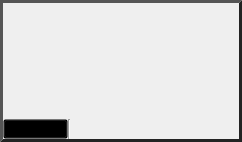
<?xml version="1.0" encoding="UTF-8"?>
<ui version="4.0">
 <class>ViewerWidget</class>
 <widget class="QWidget" name="ViewerWidget">
  <property name="geometry">
   <rect>
    <x>0</x>
    <y>0</y>
    <width>242</width>
    <height>142</height>
   </rect>
  </property>
  <property name="windowTitle">
   <string>ViewerWidget</string>
  </property>
  <property name="styleSheet">
   <string notr="true">QWidget#buttonbar_{
	background-color: qlineargradient(spread:pad, x1:0.5, y1:0, x2:0.5, y2:0.960227,
	stop:0 rgba(211, 211, 211, 255),
	stop:0.155779 rgba(228, 228, 228,255),
	stop:1 rgba(204, 204, 204, 255));
	margin: 0px;
	padding: 0px;
}

QWidget#viewer_states_holder_{
	margin: 0px;
	padding: 0px;
}

QWidget#border_{
	border-top: 3px solid rgb( 85, 85, 85 );
	border-bottom: 3px solid rgb( 35, 35, 35 );
	border-left: 3px solid rgb( 85, 85, 85 );
	border-right: 3px solid rgb( 35, 35, 35 );
}

QToolButton{
	border: 1px solid rgba( 0, 0, 0, 0 );
	margin: 0, 0, 0, 0;
	padding: 0, 0, 0, 0;
	
}

QToolButton:hover{
	background-color: rgba( 140, 140, 140, 50 );
}

QToolButton:pressed{
	border: 1px solid rgba( 100, 100, 100, 120 );
	background-color: rgba( 100, 100, 100, 200 );
}


 QComboBox {
     padding: 1px 1px 1px 1px;
     min-width: 6em;
	background-color: rgba( 0,0,0,0 );
	color: black;
 }

 QComboBox:editable {
 }

 QComboBox:!editable, QComboBox::drop-down:editable {
	background-color: qlineargradient(x1: 0, y1: 0, x2: 0, y2: 1,
                                  stop: 0 #E1E1E1, stop: 0.4 #DDDDDD,
                                  stop: 0.5 #D8D8D8, stop: 1.0 #D3D3D3);
 }

 /* QComboBox gets the &quot;on&quot; state when the popup is open */
 QComboBox:!editable:on, QComboBox::drop-down:editable:on {
     background: qlineargradient(x1: 0, y1: 0, x2: 0, y2: 1,
                                 stop: 0 #D3D3D3, stop: 0.4 #D8D8D8,
                                 stop: 0.5 #DDDDDD, stop: 1.0 #E1E1E1);
 }

 QComboBox:on { /* shift the text when the popup opens */
 }

 QComboBox::drop-down {
     subcontrol-origin: padding;
     subcontrol-position: top right;
     width: 16px;
     border-top-right-radius: 3px;
     border-bottom-right-radius: 3px;
 }

 QComboBox::down-arrow {
     image: url(&quot;:/Images/Arrow.png&quot;);
 }

 QComboBox::down-arrow:on { /* shift the arrow when popup is open */
     top: 0px;
     left: 0px;
 }
QComboBox::icon{
	border: 1px solid rgba( 0, 0, 0, 0 );
}


</string>
  </property>
  <layout class="QHBoxLayout" name="horizontalLayout_3">
   <property name="spacing">
    <number>0</number>
   </property>
   <property name="margin">
    <number>0</number>
   </property>
   <item>
    <widget class="QWidget" name="border_" native="true">
     <layout class="QVBoxLayout" name="verticalLayout">
      <property name="spacing">
       <number>0</number>
      </property>
      <property name="margin">
       <number>3</number>
      </property>
      <item>
       <widget class="QWidget" name="viewer_slot_" native="true">
        <property name="sizePolicy">
         <sizepolicy hsizetype="Preferred" vsizetype="MinimumExpanding">
          <horstretch>0</horstretch>
          <verstretch>0</verstretch>
         </sizepolicy>
        </property>
        <layout class="QHBoxLayout" name="viewer_layout_">
         <property name="spacing">
          <number>0</number>
         </property>
         <property name="margin">
          <number>0</number>
         </property>
        </layout>
       </widget>
      </item>
      <item>
       <widget class="QWidget" name="buttonbar_" native="true">
        <property name="sizePolicy">
         <sizepolicy hsizetype="Preferred" vsizetype="Fixed">
          <horstretch>0</horstretch>
          <verstretch>0</verstretch>
         </sizepolicy>
        </property>
        <property name="minimumSize">
         <size>
          <width>0</width>
          <height>20</height>
         </size>
        </property>
        <property name="maximumSize">
         <size>
          <width>16777215</width>
          <height>16777215</height>
         </size>
        </property>
        <layout class="QHBoxLayout" name="button_layout_">
         <property name="spacing">
          <number>0</number>
         </property>
         <property name="margin">
          <number>0</number>
         </property>
         <item>
          <widget class="QWidget" name="viewer_states_holder_" native="true">
           <property name="sizePolicy">
            <sizepolicy hsizetype="Fixed" vsizetype="Fixed">
             <horstretch>0</horstretch>
             <verstretch>0</verstretch>
            </sizepolicy>
           </property>
           <property name="minimumSize">
            <size>
             <width>0</width>
             <height>20</height>
            </size>
           </property>
           <property name="maximumSize">
            <size>
             <width>92</width>
             <height>20</height>
            </size>
           </property>
           <layout class="QHBoxLayout" name="horizontalLayout">
            <property name="spacing">
             <number>0</number>
            </property>
            <property name="margin">
             <number>0</number>
            </property>
            <item>
             <widget class="QComboBox" name="viewer_states_">
              <property name="sizePolicy">
               <sizepolicy hsizetype="Fixed" vsizetype="Fixed">
                <horstretch>0</horstretch>
                <verstretch>0</verstretch>
               </sizepolicy>
              </property>
              <property name="palette">
               <palette>
                <active>
                 <colorrole role="WindowText">
                  <brush brushstyle="SolidPattern">
                   <color alpha="255">
                    <red>0</red>
                    <green>0</green>
                    <blue>0</blue>
                   </color>
                  </brush>
                 </colorrole>
                 <colorrole role="Button">
                  <brush brushstyle="SolidPattern">
                   <color alpha="0">
                    <red>0</red>
                    <green>0</green>
                    <blue>0</blue>
                   </color>
                  </brush>
                 </colorrole>
                 <colorrole role="Text">
                  <brush brushstyle="SolidPattern">
                   <color alpha="255">
                    <red>0</red>
                    <green>0</green>
                    <blue>0</blue>
                   </color>
                  </brush>
                 </colorrole>
                 <colorrole role="ButtonText">
                  <brush brushstyle="SolidPattern">
                   <color alpha="255">
                    <red>0</red>
                    <green>0</green>
                    <blue>0</blue>
                   </color>
                  </brush>
                 </colorrole>
                 <colorrole role="Base">
                  <brush brushstyle="SolidPattern">
                   <color alpha="0">
                    <red>0</red>
                    <green>0</green>
                    <blue>0</blue>
                   </color>
                  </brush>
                 </colorrole>
                 <colorrole role="Window">
                  <brush brushstyle="SolidPattern">
                   <color alpha="0">
                    <red>0</red>
                    <green>0</green>
                    <blue>0</blue>
                   </color>
                  </brush>
                 </colorrole>
                 <colorrole role="Highlight">
                  <brush brushstyle="SolidPattern">
                   <color alpha="0">
                    <red>181</red>
                    <green>213</green>
                    <blue>255</blue>
                   </color>
                  </brush>
                 </colorrole>
                </active>
                <inactive>
                 <colorrole role="WindowText">
                  <brush brushstyle="SolidPattern">
                   <color alpha="255">
                    <red>0</red>
                    <green>0</green>
                    <blue>0</blue>
                   </color>
                  </brush>
                 </colorrole>
                 <colorrole role="Button">
                  <brush brushstyle="LinearGradientPattern">
                   <gradient startx="0.000000000000000" starty="0.000000000000000" endx="0.000000000000000" endy="1.000000000000000" type="LinearGradient" spread="PadSpread" coordinatemode="ObjectBoundingMode">
                    <gradientstop position="0.000000000000000">
                     <color alpha="255">
                      <red>225</red>
                      <green>225</green>
                      <blue>225</blue>
                     </color>
                    </gradientstop>
                    <gradientstop position="0.400000000000000">
                     <color alpha="255">
                      <red>221</red>
                      <green>221</green>
                      <blue>221</blue>
                     </color>
                    </gradientstop>
                    <gradientstop position="0.500000000000000">
                     <color alpha="255">
                      <red>216</red>
                      <green>216</green>
                      <blue>216</blue>
                     </color>
                    </gradientstop>
                    <gradientstop position="1.000000000000000">
                     <color alpha="255">
                      <red>211</red>
                      <green>211</green>
                      <blue>211</blue>
                     </color>
                    </gradientstop>
                   </gradient>
                  </brush>
                 </colorrole>
                 <colorrole role="Text">
                  <brush brushstyle="SolidPattern">
                   <color alpha="255">
                    <red>0</red>
                    <green>0</green>
                    <blue>0</blue>
                   </color>
                  </brush>
                 </colorrole>
                 <colorrole role="ButtonText">
                  <brush brushstyle="SolidPattern">
                   <color alpha="255">
                    <red>0</red>
                    <green>0</green>
                    <blue>0</blue>
                   </color>
                  </brush>
                 </colorrole>
                 <colorrole role="Base">
                  <brush brushstyle="LinearGradientPattern">
                   <gradient startx="0.000000000000000" starty="0.000000000000000" endx="0.000000000000000" endy="1.000000000000000" type="LinearGradient" spread="PadSpread" coordinatemode="ObjectBoundingMode">
                    <gradientstop position="0.000000000000000">
                     <color alpha="255">
                      <red>225</red>
                      <green>225</green>
                      <blue>225</blue>
                     </color>
                    </gradientstop>
                    <gradientstop position="0.400000000000000">
                     <color alpha="255">
                      <red>221</red>
                      <green>221</green>
                      <blue>221</blue>
                     </color>
                    </gradientstop>
                    <gradientstop position="0.500000000000000">
                     <color alpha="255">
                      <red>216</red>
                      <green>216</green>
                      <blue>216</blue>
                     </color>
                    </gradientstop>
                    <gradientstop position="1.000000000000000">
                     <color alpha="255">
                      <red>211</red>
                      <green>211</green>
                      <blue>211</blue>
                     </color>
                    </gradientstop>
                   </gradient>
                  </brush>
                 </colorrole>
                 <colorrole role="Window">
                  <brush brushstyle="LinearGradientPattern">
                   <gradient startx="0.000000000000000" starty="0.000000000000000" endx="0.000000000000000" endy="1.000000000000000" type="LinearGradient" spread="PadSpread" coordinatemode="ObjectBoundingMode">
                    <gradientstop position="0.000000000000000">
                     <color alpha="255">
                      <red>225</red>
                      <green>225</green>
                      <blue>225</blue>
                     </color>
                    </gradientstop>
                    <gradientstop position="0.400000000000000">
                     <color alpha="255">
                      <red>221</red>
                      <green>221</green>
                      <blue>221</blue>
                     </color>
                    </gradientstop>
                    <gradientstop position="0.500000000000000">
                     <color alpha="255">
                      <red>216</red>
                      <green>216</green>
                      <blue>216</blue>
                     </color>
                    </gradientstop>
                    <gradientstop position="1.000000000000000">
                     <color alpha="255">
                      <red>211</red>
                      <green>211</green>
                      <blue>211</blue>
                     </color>
                    </gradientstop>
                   </gradient>
                  </brush>
                 </colorrole>
                 <colorrole role="Highlight">
                  <brush brushstyle="SolidPattern">
                   <color alpha="0">
                    <red>181</red>
                    <green>213</green>
                    <blue>255</blue>
                   </color>
                  </brush>
                 </colorrole>
                </inactive>
                <disabled>
                 <colorrole role="WindowText">
                  <brush brushstyle="SolidPattern">
                   <color alpha="255">
                    <red>0</red>
                    <green>0</green>
                    <blue>0</blue>
                   </color>
                  </brush>
                 </colorrole>
                 <colorrole role="Button">
                  <brush brushstyle="LinearGradientPattern">
                   <gradient startx="0.000000000000000" starty="0.000000000000000" endx="0.000000000000000" endy="1.000000000000000" type="LinearGradient" spread="PadSpread" coordinatemode="ObjectBoundingMode">
                    <gradientstop position="0.000000000000000">
                     <color alpha="255">
                      <red>225</red>
                      <green>225</green>
                      <blue>225</blue>
                     </color>
                    </gradientstop>
                    <gradientstop position="0.400000000000000">
                     <color alpha="255">
                      <red>221</red>
                      <green>221</green>
                      <blue>221</blue>
                     </color>
                    </gradientstop>
                    <gradientstop position="0.500000000000000">
                     <color alpha="255">
                      <red>216</red>
                      <green>216</green>
                      <blue>216</blue>
                     </color>
                    </gradientstop>
                    <gradientstop position="1.000000000000000">
                     <color alpha="255">
                      <red>211</red>
                      <green>211</green>
                      <blue>211</blue>
                     </color>
                    </gradientstop>
                   </gradient>
                  </brush>
                 </colorrole>
                 <colorrole role="Text">
                  <brush brushstyle="SolidPattern">
                   <color alpha="255">
                    <red>0</red>
                    <green>0</green>
                    <blue>0</blue>
                   </color>
                  </brush>
                 </colorrole>
                 <colorrole role="ButtonText">
                  <brush brushstyle="SolidPattern">
                   <color alpha="255">
                    <red>0</red>
                    <green>0</green>
                    <blue>0</blue>
                   </color>
                  </brush>
                 </colorrole>
                 <colorrole role="Base">
                  <brush brushstyle="LinearGradientPattern">
                   <gradient startx="0.000000000000000" starty="0.000000000000000" endx="0.000000000000000" endy="1.000000000000000" type="LinearGradient" spread="PadSpread" coordinatemode="ObjectBoundingMode">
                    <gradientstop position="0.000000000000000">
                     <color alpha="255">
                      <red>225</red>
                      <green>225</green>
                      <blue>225</blue>
                     </color>
                    </gradientstop>
                    <gradientstop position="0.400000000000000">
                     <color alpha="255">
                      <red>221</red>
                      <green>221</green>
                      <blue>221</blue>
                     </color>
                    </gradientstop>
                    <gradientstop position="0.500000000000000">
                     <color alpha="255">
                      <red>216</red>
                      <green>216</green>
                      <blue>216</blue>
                     </color>
                    </gradientstop>
                    <gradientstop position="1.000000000000000">
                     <color alpha="255">
                      <red>211</red>
                      <green>211</green>
                      <blue>211</blue>
                     </color>
                    </gradientstop>
                   </gradient>
                  </brush>
                 </colorrole>
                 <colorrole role="Window">
                  <brush brushstyle="LinearGradientPattern">
                   <gradient startx="0.000000000000000" starty="0.000000000000000" endx="0.000000000000000" endy="1.000000000000000" type="LinearGradient" spread="PadSpread" coordinatemode="ObjectBoundingMode">
                    <gradientstop position="0.000000000000000">
                     <color alpha="255">
                      <red>225</red>
                      <green>225</green>
                      <blue>225</blue>
                     </color>
                    </gradientstop>
                    <gradientstop position="0.400000000000000">
                     <color alpha="255">
                      <red>221</red>
                      <green>221</green>
                      <blue>221</blue>
                     </color>
                    </gradientstop>
                    <gradientstop position="0.500000000000000">
                     <color alpha="255">
                      <red>216</red>
                      <green>216</green>
                      <blue>216</blue>
                     </color>
                    </gradientstop>
                    <gradientstop position="1.000000000000000">
                     <color alpha="255">
                      <red>211</red>
                      <green>211</green>
                      <blue>211</blue>
                     </color>
                    </gradientstop>
                   </gradient>
                  </brush>
                 </colorrole>
                 <colorrole role="Highlight">
                  <brush brushstyle="SolidPattern">
                   <color alpha="255">
                    <red>208</red>
                    <green>208</green>
                    <blue>208</blue>
                   </color>
                  </brush>
                 </colorrole>
                </disabled>
               </palette>
              </property>
              <property name="currentIndex">
               <number>0</number>
              </property>
              <property name="sizeAdjustPolicy">
               <enum>QComboBox::AdjustToContents</enum>
              </property>
              <property name="iconSize">
               <size>
                <width>16</width>
                <height>16</height>
               </size>
              </property>
              <property name="frame">
               <bool>false</bool>
              </property>
              <item>
               <property name="text">
                <string notr="true">Sagittal</string>
               </property>
               <property name="icon">
                <iconset resource="Resources/AppInterface.qrc">
                 <normaloff>:/Images/XviewOff.png</normaloff>
                 <normalon>:/Images/Xview.png</normalon>
                 <disabledoff>:/Images/Xview.png</disabledoff>
                 <activeoff>:/Images/Xview.png</activeoff>
                 <selectedoff>:/Images/Xview.png</selectedoff>:/Images/XviewOff.png</iconset>
               </property>
              </item>
              <item>
               <property name="text">
                <string notr="true">Axial</string>
               </property>
               <property name="icon">
                <iconset resource="Resources/AppInterface.qrc">
                 <normaloff>:/Images/ZviewOff.png</normaloff>
                 <normalon>:/Images/Zview.png</normalon>:/Images/ZviewOff.png</iconset>
               </property>
              </item>
              <item>
               <property name="text">
                <string notr="true">Coronal</string>
               </property>
               <property name="icon">
                <iconset resource="Resources/AppInterface.qrc">
                 <normaloff>:/Images/YviewOff.png</normaloff>
                 <normalon>:/Images/Yview.png</normalon>:/Images/YviewOff.png</iconset>
               </property>
              </item>
              <item>
               <property name="text">
                <string notr="true">Volume</string>
               </property>
               <property name="icon">
                <iconset resource="Resources/AppInterface.qrc">
                 <normaloff>:/Images/VviewOff.png</normaloff>
                 <normalon>:/Images/Vview.png</normalon>:/Images/VviewOff.png</iconset>
               </property>
              </item>
             </widget>
            </item>
           </layout>
          </widget>
         </item>
         <item>
          <widget class="Line" name="line">
           <property name="orientation">
            <enum>Qt::Vertical</enum>
           </property>
          </widget>
         </item>
         <item>
          <widget class="QToolButton" name="auto_view_button_">
           <property name="minimumSize">
            <size>
             <width>20</width>
             <height>20</height>
            </size>
           </property>
           <property name="maximumSize">
            <size>
             <width>20</width>
             <height>20</height>
            </size>
           </property>
           <property name="text">
            <string/>
           </property>
           <property name="icon">
            <iconset resource="Resources/AppInterface.qrc">
             <normaloff>:/Images/AutoViewOff.png</normaloff>
             <normalon>:/Images/AutoView.png</normalon>:/Images/AutoViewOff.png</iconset>
           </property>
           <property name="checkable">
            <bool>false</bool>
           </property>
          </widget>
         </item>
         <item>
          <widget class="QToolButton" name="lock_button_">
           <property name="sizePolicy">
            <sizepolicy hsizetype="Fixed" vsizetype="Fixed">
             <horstretch>0</horstretch>
             <verstretch>0</verstretch>
            </sizepolicy>
           </property>
           <property name="minimumSize">
            <size>
             <width>20</width>
             <height>20</height>
            </size>
           </property>
           <property name="maximumSize">
            <size>
             <width>20</width>
             <height>20</height>
            </size>
           </property>
           <property name="icon">
            <iconset resource="Resources/AppInterface.qrc">
             <normaloff>:/Images/LockOff.png</normaloff>
             <normalon>:/Images/Lock.png</normalon>:/Images/LockOff.png</iconset>
           </property>
           <property name="checkable">
            <bool>true</bool>
           </property>
          </widget>
         </item>
         <item>
          <widget class="QToolButton" name="grid_button_">
           <property name="minimumSize">
            <size>
             <width>20</width>
             <height>20</height>
            </size>
           </property>
           <property name="maximumSize">
            <size>
             <width>20</width>
             <height>20</height>
            </size>
           </property>
           <property name="icon">
            <iconset resource="Resources/AppInterface.qrc">
             <normaloff>:/Images/GridOff.png</normaloff>
             <normalon>:/Images/Grid.png</normalon>:/Images/GridOff.png</iconset>
           </property>
           <property name="checkable">
            <bool>true</bool>
           </property>
          </widget>
         </item>
         <item>
          <widget class="QToolButton" name="slice_visible_button_">
           <property name="minimumSize">
            <size>
             <width>20</width>
             <height>20</height>
            </size>
           </property>
           <property name="maximumSize">
            <size>
             <width>20</width>
             <height>20</height>
            </size>
           </property>
           <property name="icon">
            <iconset resource="Resources/AppInterface.qrc">
             <normaloff>:/Images/VisibleOff.png</normaloff>
             <normalon>:/Images/Visible.png</normalon>:/Images/VisibleOff.png</iconset>
           </property>
           <property name="checkable">
            <bool>true</bool>
           </property>
          </widget>
         </item>
         <item>
          <widget class="QToolButton" name="flip_horizontal_button_">
           <property name="minimumSize">
            <size>
             <width>20</width>
             <height>20</height>
            </size>
           </property>
           <property name="maximumSize">
            <size>
             <width>20</width>
             <height>20</height>
            </size>
           </property>
           <property name="icon">
            <iconset resource="Resources/AppInterface.qrc">
             <normaloff>:/Images/FlipHorizOff.png</normaloff>
             <normalon>:/Images/FlipHoriz.png</normalon>:/Images/FlipHorizOff.png</iconset>
           </property>
           <property name="checkable">
            <bool>true</bool>
           </property>
          </widget>
         </item>
         <item>
          <widget class="QToolButton" name="flip_vertical_button_">
           <property name="minimumSize">
            <size>
             <width>20</width>
             <height>20</height>
            </size>
           </property>
           <property name="maximumSize">
            <size>
             <width>20</width>
             <height>20</height>
            </size>
           </property>
           <property name="icon">
            <iconset resource="Resources/AppInterface.qrc">
             <normaloff>:/Images/FlipVertOff.png</normaloff>
             <normalon>:/Images/FlipVert.png</normalon>:/Images/FlipVertOff.png</iconset>
           </property>
           <property name="checkable">
            <bool>true</bool>
           </property>
          </widget>
         </item>
         <item>
          <spacer name="horizontalSpacer">
           <property name="orientation">
            <enum>Qt::Horizontal</enum>
           </property>
           <property name="sizeType">
            <enum>QSizePolicy::Expanding</enum>
           </property>
           <property name="sizeHint" stdset="0">
            <size>
             <width>0</width>
             <height>13</height>
            </size>
           </property>
          </spacer>
         </item>
        </layout>
       </widget>
      </item>
     </layout>
    </widget>
   </item>
  </layout>
 </widget>
 <resources>
  <include location="Resources/AppInterface.qrc"/>
 </resources>
 <connections/>
</ui>
